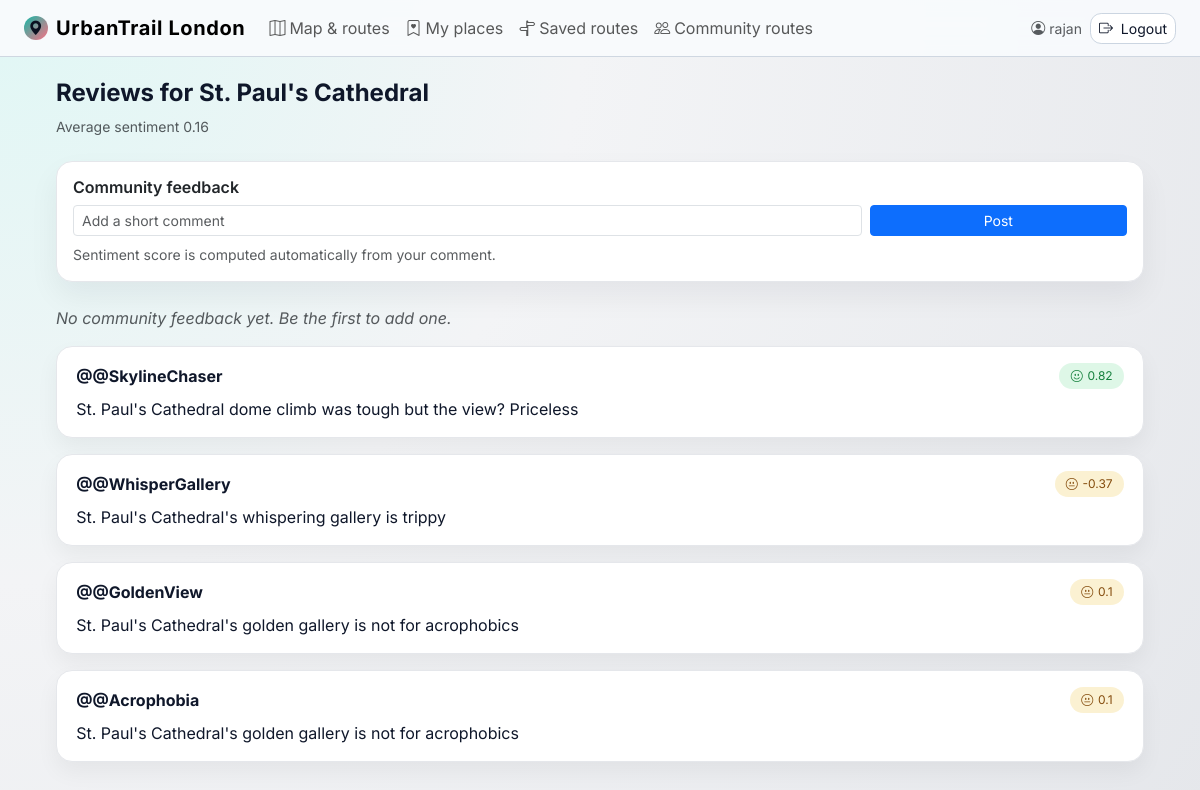
/location/9/reviews (signed in), run on the app's committed database.
### app/models.py (models this page shows, shortened)
class User(UserMixin, db.Model):
    __tablename__ = 'users'
    id: so.Mapped[int] = so.mapped_column(primary_key=True)
    name: so.Mapped[str] = so.mapped_column(sa.String(100))
    username: so.Mapped[str] = so.mapped_column(sa.String(100), index=True, unique=True)
    password_hash: so.Mapped[str] = so.mapped_column(sa.String(255))
    saved_routes: so.Mapped[list["SavedRoute"]] = so.relationship(
        back_populates="user", cascade="all, delete-orphan"
    )
    saved_places: so.Mapped[list["SavedPlace"]] = so.relationship(
        back_populates="user", cascade="all, delete-orphan"
    )
    location_feedbacks: so.Mapped[list["LocationFeedback"]] = so.relationship(
        back_populates="user", cascade="all, delete-orphan"
    )
    route_feedbacks: so.Mapped[list["RouteFeedback"]] = so.relationship(
        back_populates="user", cascade="all, delete-orphan"
    )

class Location(db.Model):
    __tablename__ = 'locations'
    id: so.Mapped[int] = so.mapped_column(primary_key=True)
    name: so.Mapped[str] = so.mapped_column(sa.String(100), index=True, unique=True)
    latitude: so.Mapped[float] = so.mapped_column(sa.Float)
    longitude: so.Mapped[float] = so.mapped_column(sa.Float)
    category_id: so.Mapped[int] = so.mapped_column(sa.Integer, nullable=False)  # 1=Food, 2=History, etc.
    reviews:so.Mapped[list["Review"]] = so.relationship(back_populates="location")
    feedbacks: so.Mapped[list["LocationFeedback"]] = so.relationship(
        back_populates="location", cascade="all, delete-orphan"
    )
    address: so.Mapped[str | None] = so.mapped_column(sa.String(200), nullable=True)
    @property
    def avg_sentiment(self):
        if not self.reviews:
            return 0
        return sum(r.sentiment for r in self.reviews) / len(self.reviews)
    image: so.Mapped[str | None] = so.mapped_column(
        sa.String(200),
        nullable=True
    )

class Review(db.Model):
    __tablename__ ='reviews'
    id: so.Mapped[int] = so.mapped_column(primary_key=True)
    text: so.Mapped[str] = so.mapped_column(sa.String(500))
    sentiment: so.Mapped[float] = so.mapped_column(sa.Float)
    location_id: so.Mapped[int]= so.mapped_column(sa.ForeignKey('locations.id'))
    location: so.Mapped[Location] = so.relationship(back_populates="reviews")
    username: so.Mapped[str] = so.mapped_column(sa.String(100))

### app/views.py (the view)
@app.route('/location/<int:location_id>/reviews')
def location_reviews(location_id):
    location = db.get_or_404(Location, location_id)
    feedbacks = db.session.scalars(
        sa.select(LocationFeedback)
        .where(LocationFeedback.location_id == location.id)
        .order_by(LocationFeedback.timestamp.desc())
    ).all()
    return render_template('reviews.html', title=f"Reviews for {location.name}", location=location,
                           reviews=location.reviews, avg_sentiment=location.avg_sentiment, feedbacks=feedbacks)

### app/__init__.py (called while the page is built)
@app.before_request
def handle_api_preflight():
    if request.method == "OPTIONS" and request.path.startswith("/api/"):
        return app.make_response(("", 204))

@app.after_request
def add_api_cors_headers(response):
    if request.path.startswith("/api/"):
        response.headers["Access-Control-Allow-Origin"] = app.config.get("API_CORS_ORIGINS", "*")
        response.headers["Access-Control-Allow-Headers"] = "Authorization, Content-Type"
        response.headers["Access-Control-Allow-Methods"] = "GET, POST, PUT, PATCH, DELETE, OPTIONS"
    return response

@login_manager.user_loader
def load_user(user_id):
    return db.session.get(models.User, int(user_id))

### app/templates/reviews.html (shortened to what this page needs)
{% extends "base.html" %}
{% block content %}
<h2 class="h4 fw-bold mb-2">Reviews for {{ location.name }}</h2>
<p class="text-muted small mb-4">
    Average sentiment {{ avg_sentiment | round(2) }}
</p>
<div class="card app-card mb-4">
    <div class="card-body">
        <h3 class="h6 fw-semibold mb-2">Community feedback</h3>
        {% if current_user.is_authenticated %}
        <form method="POST" action="{{ url_for('add_location_feedback', location_id=location.id) }}">
            <div class="row g-2 align-items-center">
                <div class="col-md-9">
                    <input type="text" name="body" class="form-control form-control-sm" placeholder="Add a short comment" required>
                </div>
                <div class="col-md-3 d-grid">
                    <button class="btn btn-primary btn-sm" type="submit">Post</button>
                </div>
            </div>
            <div class="text-muted small mt-2">Sentiment score is computed automatically from your comment.</div>
        </form>
        {% else %}
        <p class="text-muted small mb-0">Sign in to rate and comment on this location.</p>
        {% endif %}
    </div>
</div>
{% if feedbacks %}
<div class="mb-4">
    {% for feedback in feedbacks %}
    <div class="review-card">
        <div class="d-flex justify-content-between align-items-center mb-2">
            <strong>@{{ feedback.user.username }}</strong>
            {% if feedback.rating > 0.4 %}
                <span class="sentiment-chip sentiment-positive">
                    <i class="bi bi-emoji-smile"></i>
                    {{ feedback.rating | round(2) }}
                </span>
            {% elif feedback.rating > -0.4 %}
                <span class="sentiment-chip sentiment-neutral">
                    <i class="bi bi-emoji-neutral"></i>
                    {{ feedback.rating | round(2) }}
                </span>
            {% else %}
                <span class="sentiment-chip sentiment-negative">
                    <i class="bi bi-emoji-frown"></i>
                    {{ feedback.rating | round(2) }}
                </span>
            {% endif %}
        </div>
            <p class="mb-0">{{ feedback.body }}</p>
        </div>
    {% endfor %}
</div>
{% else %}
<p class="text-muted fst-italic">No community feedback yet. Be the first to add one.</p>
{% endif %}
{% if reviews %}
    {% for review in reviews %}
    <div class="review-card">
        <div class="d-flex justify-content-between align-items-center mb-2">
            <strong>@{{ review.username }}</strong>
            {% if review.sentiment > 0.4 %}
                <span class="sentiment-chip sentiment-positive">
                    <i class="bi bi-emoji-smile"></i>
                    {{ review.sentiment | round(2) }}
                </span>
            {% elif review.sentiment > -0.4 %}
                <span class="sentiment-chip sentiment-neutral">
                    <i class="bi bi-emoji-neutral"></i>
                    {{ review.sentiment | round(2) }}
                </span>
            {% else %}
                <span class="sentiment-chip sentiment-negative">
                    <i class="bi bi-emoji-frown"></i>
                    {{ review.sentiment | round(2) }}
                </span>
            {% endif %}
        </div>
        <p class="mb-0">{{ review.text }}</p>
    </div>
    {% endfor %}
{% else %}
    <p class="text-muted fst-italic">No reviews yet for this location.</p>
{% endif %}
{% endblock %}

### app/templates/base.html (shortened to what this page needs)
<!doctype html>
<html lang="en">
<head>
    <link
        href="https://cdn.jsdelivr.net/npm/bootstrap@5.3.3/dist/css/bootstrap.min.css"
        rel="stylesheet"
>
    <link
        rel="stylesheet"
        href="https://cdn.jsdelivr.net/npm/bootstrap-icons@1.11.3/font/bootstrap-icons.min.css">
</head>
<body>
<nav class="navbar navbar-expand-lg app-navbar sticky-top">
    <div class="container-fluid px-3 px-md-4">
        <a class="navbar-brand d-flex align-items-center" href="{{ url_for('home') }}">
            <div class="brand-badge">
                <i class="bi bi-geo-alt-fill"></i>
            </div>
            <span>UrbanTrail London</span>
        </a>
        <div class="collapse navbar-collapse mt-2 mt-lg-0" id="mainNavbar">
            <ul class="navbar-nav me-auto mb-2 mb-lg-0">
                <li class="nav-item">
                    <a class="nav-link d-flex align-items-center" href="{{ url_for('locations') }}">
                        <i class="bi bi-map me-1"></i> Map & routes
                    </a>
                </li>
                <li class="nav-item">
                    <a class="nav-link d-flex align-items-center" href="{{ url_for('my_places') }}">
                        <i class="bi bi-bookmark-heart me-1"></i> My places
                    </a>
                </li>
                <li class="nav-item">
                    <a class="nav-link d-flex align-items-center" href="{{ url_for('saved_routes') }}">
                        <i class="bi bi-signpost-split me-1"></i> Saved routes
                    </a>
                </li>
                <li class="nav-item">
                    <a class="nav-link d-flex align-items-center" href="{{ url_for('community_routes') }}">
                        <i class="bi bi-people me-1"></i> Community routes
                    </a>
                </li>
            </ul>
            <ul class="navbar-nav ms-auto mb-2 mb-lg-0">
                {% if current_user.is_anonymous %}
                    <li class="nav-item">
                        <a class="btn btn-outline-soft btn-sm" href="{{ url_for('login') }}">
                            <i class="bi bi-person-circle me-1"></i> Sign in
                        </a>
                    </li>
                    <li class="nav-item ms-lg-2 mt-2 mt-lg-0">
                        <a class="btn btn-sm btn-outline-soft" href="{{ url_for('register') }}">
                            <i class="bi bi-person-plus me-1"></i> Create account
                        </a>
                    </li>
                {% else %}
                    <li class="nav-item d-flex align-items-center me-2 small text-muted">
                        <i class="bi bi-person-circle me-1"></i>
                        {{ current_user.username }}
                    </li>
                    <li class="nav-item">
                        <a class="btn btn-outline-soft btn-sm" href="{{ url_for('logout') }}">
                            <i class="bi bi-box-arrow-right me-1"></i> Logout
                        </a>
                    </li>
                {% endif %}
            </ul>
        </div>
    </div>
</nav>
<main class="app-shell">
    {% block content %}{% endblock %}
</main>
</body>
</html>

### app/templates/base.html (style rules this page uses)
:root { --tp-teal: #14b8a6; --tp-coral: #fb7185; --tp-sun: #facc15; --tp-ink: #0f172a; --tp-bg: #f3f4f6; }
body { font-family: 'Inter', system-ui, -apple-system, BlinkMacSystemFont, sans-serif; background: radial-gradient(circle at top left, #e0f7f5 0, #f3f4f6 40%, #e5e7eb 100%); color: var(--tp-ink); }
.app-navbar { border-bottom: 1px solid rgba(148, 163, 184, 0.4); backdrop-filter: blur(14px); background-color: rgba(248, 250, 252, 0.95) !important; }
.app-navbar .navbar-brand { font-weight: 700; letter-spacing: 0.03em; }
.brand-badge { width: 24px; height: 24px; border-radius: 999px; background: linear-gradient(135deg, var(--tp-teal), var(--tp-coral)); display: flex; align-items: center; justify-content: center; color: #0b1120; font-size: 0.9rem; margin-right: 0.5rem; }
.app-shell { max-width: 1120px; margin: 0 auto; padding: 1.4rem 1rem 2.8rem; }
.app-card { border-radius: 1rem; border: 1px solid #e5e7eb; background: #ffffff; box-shadow: 0 14px 30px rgba(15, 23, 42, 0.06); }
.btn-outline-soft { border-radius: 0.7rem; border-color: #cbd5e1; color: #0f172a; background: #ffffff; }

### app/templates/reviews.html (style rules this page uses)
.review-card { border-radius: 1rem; background: #ffffff; border: 1px solid #e5e7eb; box-shadow: 0 10px 22px rgba(0,0,0,.05); padding: 1rem 1.2rem; margin-bottom: 1rem; }
.sentiment-chip { border-radius: 999px; padding: .25rem .7rem; font-size: .75rem; display: inline-flex; align-items: center; gap: .3rem; }
.sentiment-positive { background: rgba(34,197,94,.15); color: #15803d; }
.sentiment-neutral { background: rgba(234,179,8,.18); color: #854d0e; }

### data on the page
User: username "rajan"
Location: name "St. Paul's Cathedral"
Review: username "@SkylineChaser", sentiment "0.82", text "St. Paul's Cathedral dome climb was tough but the view? Priceless"
Review: username "@WhisperGallery", sentiment "-0.37", text "St. Paul's Cathedral's whispering gallery is trippy"
Review: username "@GoldenView", sentiment "0.1", text "St. Paul's Cathedral's golden gallery is not for acrophobics"
Review: username "@Acrophobia", sentiment "0.1", text "St. Paul's Cathedral's golden gallery is not for acrophobics"

### other printed values
{{ avg_sentiment | round(2) }} "0.16"
